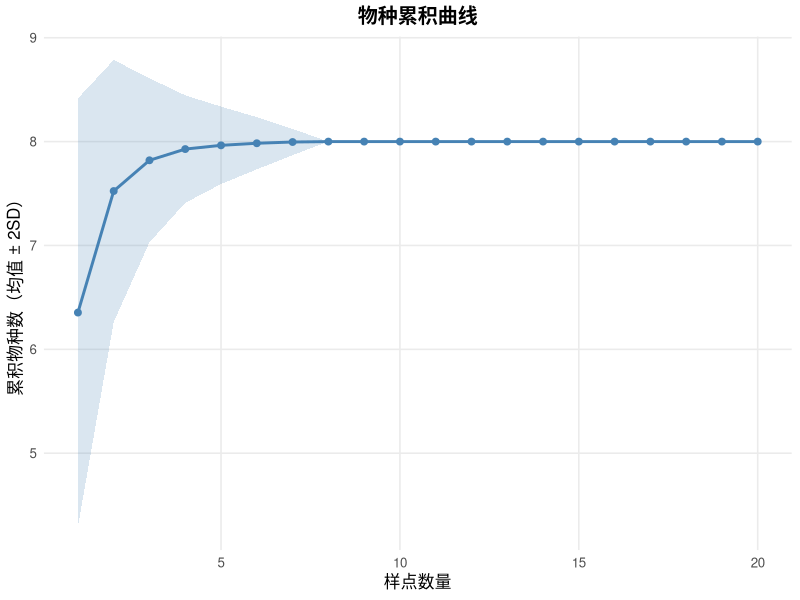

Recreate this plot in R. (Note: this script raises an error after producing the figure.)
## ---- chunk 1
#| message: false
#| warning: false
library(tidyverse)

# 模拟一个宽表：20个样点 × 8个物种的物种多度数据
set.seed(2027)

wide_data <- tibble(
  site_id = paste0("S", sprintf("%02d", 1:20)),
  
  # 模拟物种多度（使用对数正态分布，少数物种常见，多数物种稀有）
  Plantago_lanceolata = rpois(20, lambda = exp(rnorm(20, 2, 1))),  # 常见种
  Leymus_chinensis = rpois(20, lambda = exp(rnorm(20, 1.8, 1))),  # 常见种
  Artemisia_frigida = rpois(20, lambda = exp(rnorm(20, 1.2, 1))), # 中等常见
  Stipa_grandis = rpois(20, lambda = exp(rnorm(20, 0.8, 1))),    # 较稀有
  Cleistogenes_squarrosa = rpois(20, lambda = exp(rnorm(20, 1.5, 1))),  # 中等
  Carex_duricall = rpois(20, lambda = exp(rnorm(20, 0.5, 1))),   # 稀有
  Allium_tenuissimum = rpois(20, lambda = exp(rnorm(20, 0.2, 1))),  # 极稀有
  Lespedeza_daurica = rpois(20, lambda = exp(rnorm(20, -0.5, 1)))  # 偶见
) |>
  mutate(across(-site_id, ~ pmax(0, .x)))  # 确保非负

# 宽表长这样（每行一个样点，每列一个物种）
cat("=== 宽表结构示例（前5行）===\n")
print(wide_data[1:5, 1:5])

# 计算每个样点的总多度（总个体数）
wide_data <- wide_data |>
  mutate(total_abundance = rowSums(across(-site_id)))

cat("\n=== 每个样点的总多度（前10个样点）===\n")
print(wide_data$total_abundance[1:10])
## ---- chunk 2
# 宽表 → 长表：tidyr::pivot_longer()
long_data <- wide_data |>
  # 选择物种列（排除site_id和total_abundance）
  select(site_id, all_of(names(wide_data)[2:9])) |>
  pivot_longer(
    cols = -site_id,
    names_to = "species",
    values_to = "abundance"
  )

cat("=== 长表结构（物种-样点-多度三列）===\n")
print(long_data)

cat("\n=== 长表的维度 ===\n")
cat("  宽表行数:", nrow(wide_data), "× 物种数:", ncol(wide_data) - 2, "\n")
cat("  长表行数:", nrow(long_data), "\n")
## ---- chunk 3
# 长表 → 宽表：tidyr::pivot_wider()
back_to_wide <- long_data |>
  pivot_wider(
    names_from = species,
    values_from = abundance,
    values_fill = 0  # 缺失值填0
  )

cat("=== 从长表恢复的宽表（前3行3列）===\n")
print(back_to_wide[1:3, 1:4])

cat("\n  注意：缺失值变成了0，这是合理的\n")
cat("  但如果你想区分'真零'和'缺失'，长表中需要有一列标记\n")
## ---- chunk 4
# 演示零膨胀问题
cat("=== 零膨胀分析 ===\n")

# 计算每个物种的零比例
zero_proportions <- long_data |>
  group_by(species) |>
  summarise(
    total_count = n(),
    zero_count = sum(abundance == 0),
    zero_pct = zero_count / total_count * 100,
    mean_abundance = mean(abundance),
    .groups = "drop"
  ) |>
  arrange(desc(zero_pct))

cat("  各物种零值比例（由高到低）：\n")
print(zero_proportions)

cat("\n  生态学解读：\n")
cat("  - Lespedeza_daurica 零值比例", round(zero_proportions$zero_pct[1], 1), 
    "%，可能是偶见种或调查覆盖不足\n")
cat("  - Plantago_lanceolata 零值比例", round(zero_proportions$zero_pct[8], 1), 
    "%，是群落中的常见种\n")
## ---- chunk 5
# 样本量不均的影响
cat("=== 样本量不均问题 ===\n")

# 查看每个样点的总个体数分布
sample_sizes <- wide_data |>
  select(site_id, total_abundance)

cat("  每个样点的总个体数统计：\n")
print(summary(sample_sizes$total_abundance))

cat("\n  最大/最小比例：", 
    max(sample_sizes$total_abundance) / min(sample_sizes$total_abundance), "\n")
cat("  这意味着：采样努力差异高达", 
    round(max(sample_sizes$total_abundance) / min(sample_sizes$total_abundance), 1), "倍\n")

# 稀释性标准化
min_sample_size <- min(sample_sizes$total_abundance)
cat("\n  标准化到最小样本量:", min_sample_size, "个个体\n")

abundance_matrix <- wide_data |>
  select(-site_id, -total_abundance) |>
  as.matrix()
rownames(abundance_matrix) <- wide_data$site_id

rarefied_richness <- vegan::rarefy(abundance_matrix, sample = min_sample_size)

richness_compare <- tibble(
  site_id = wide_data$site_id,
  original_richness = rowSums(abundance_matrix > 0),
  rarefied_richness = round(rarefied_richness)
)
cat("\n  原始 vs 稀释后物种丰富度：\n")
print(richness_compare)
## ---- chunk 6
# 物种累积曲线
cat("=== 物种累积曲线 ===\n")

sac <- vegan::specaccum(abundance_matrix, method = "random", permutations = 100)

sac_results <- tibble(
  sites = sac$sites,
  richness = sac$richness,
  sd = sac$sd
)

cat("  样点数 vs 累积物种数（部分）：\n")
print(head(sac_results, 10))

cat("\n  预计总物种数 =", round(sac$richness[length(sac$richness)]), "±", 
    round(sac$sd[length(sac$sd)]), "\n")
## ---- chunk 7
cat("=== 准备vegan输入格式 ===\n")

spp_matrix <- wide_data |>
  select(-site_id, -total_abundance) |>
  as.matrix()
rownames(spp_matrix) <- wide_data$site_id
colnames(spp_matrix) <- names(wide_data)[2:9]

cat("  物种多度矩阵维度：", nrow(spp_matrix), "样点 ×", ncol(spp_matrix), "物种\n")
cat("  矩阵前5行前4列：\n")
print(spp_matrix[1:5, 1:4])
## ---- chunk 8
cat("=== Alpha多样性计算 ===\n")

H <- vegan::diversity(spp_matrix, index = "shannon")
D1 <- vegan::diversity(spp_matrix, index = "simpson")
D <- vegan::diversity(spp_matrix, index = "invsimpson")
S <- vegan::specnumber(spp_matrix)
J <- H / log(S)

alpha_div <- tibble(
  site_id = rownames(spp_matrix),
  Species_richness = S,
  Shannon_H = round(H, 3),
  Simpson_1_D = round(D1, 3),
  Simpson_D = round(D, 3),
  Pielou_J = round(J, 3)
)

cat("  Alpha多样性指标（部分）：\n")
print(alpha_div[1:10, ])

cat("\n  生态学解读：\n")
cat("  - Shannon指数：综合物种数和均匀度，值越高多样性越高\n")
cat("  - Simpson指数（1-D）：值越高表示群落越均匀\n")
cat("  - Pielou均匀度：0-1之间，越接近1越均匀\n")
## ---- chunk 9
cat("=== ACE和CHAO1物种丰富度估计 ===\n")

er <- vegan::estimateR(spp_matrix)
er_df <- as_tibble(t(er), rownames = "site_id")
names(er_df) <- c("site_id", "Observed_S", "ACE", "Chao1", "SE_Chao1")

cat("  观测物种数 vs 估计物种数：\n")
print(er_df[1:10, ])

cat("\n  生态学解读：\n")
cat("  - Observed：实际观测到的物种数（最小估计）\n")
cat("  - ACE/Chao1 远大于 Observed，说明调查中可能漏掉了很多稀有物种\n")
## ---- chunk 10
cat("=== Beta多样性计算 ===\n")

bc_dist <- vegan::vegdist(spp_matrix, method = "bray")
jaccard_dist <- vegan::vegdist(spp_matrix, method = "jaccard")
sorensen_dist <- vegan::vegdist(spp_matrix, method = "bray", binary = TRUE)

cat("  Bray-Curtis距离矩阵（前5×5）：\n")
print(as.matrix(bc_dist)[1:5, 1:5])

cat("\n  S01 vs S02样点对比：\n")
cat("  - Bray-Curtis:", round(bc_dist[1], 3), "\n")
cat("  - Jaccard:", round(jaccard_dist[1], 3), "\n")
cat("  - Sorensen:", round(sorensen_dist[1], 3), "\n")
## ---- chunk 11
cat("=== 稀释性曲线 ===\n")

sac_model <- vegan::specaccum(spp_matrix, method = "random", permutations = 500)

sac_df <- tibble(
  n_sites = sac_model$sites,
  richness_mean = sac_model$richness,
  richness_sd = sac_model$sd,
  richness_lower = richness_mean - 2 * richness_sd,
  richness_upper = richness_mean + 2 * richness_sd
)

p_sac <- ggplot(sac_df, aes(x = n_sites, y = richness_mean)) +
  geom_ribbon(aes(ymin = richness_lower, ymax = richness_upper), 
              alpha = 0.2, fill = "steelblue") +
  geom_line(linewidth = 1, color = "steelblue") +
  geom_point(size = 2, color = "steelblue") +
  labs(
    title = "物种累积曲线",
    x = "样点数量",
    y = "累积物种数（均值 ± 2SD）"
  ) +
  theme_minimal(base_size = 12) +
  theme(
    panel.grid.minor = element_blank(),
    plot.title = element_text(face = "bold", hjust = 0.5)
  )

print(p_sac)

cat("\n  生态学解读：\n")
cat("  - 阴影区域表示95%置信区间\n")
cat("  - 如果曲线末端还在上升，说明需要更多样点\n")
## ---- chunk 12
cat("=== 群落矩阵基本操作 ===\n")

set.seed(2027)
n_sites_comm <- 25
n_species <- 15

comm_matrix <- matrix(0, nrow = n_sites_comm, ncol = n_species)
for (i in 1:n_sites_comm) {
  local_mean <- exp(rnorm(1, mean = 1.5, sd = 0.8))
  for (j in 1:n_species) {
    comm_matrix[i, j] <- rpois(1, lambda = local_mean * exp(rnorm(1, -0.5, 1)))
  }
}
comm_matrix <- pmax(0, comm_matrix)
comm_matrix[sample(length(comm_matrix), length(comm_matrix) * 0.4)] <- 0

rownames(comm_matrix) <- paste0("Plot_", sprintf("%02d", 1:n_sites_comm))
colnames(comm_matrix) <- paste0("Sp_", sprintf("%02d", 1:n_species))

cat("  群落矩阵维度：", nrow(comm_matrix), "样点 ×", ncol(comm_matrix), "物种\n")
cat("  总非零元素：", sum(comm_matrix > 0), "\n")
cat("  稀疏度：", round(sum(comm_matrix == 0) / length(comm_matrix) * 100, 1), "%\n")
cat("  平均每个样点有", round(mean(rowSums(comm_matrix > 0)), 1), "个物种\n")
## ---- chunk 13
cat("=== 排序分析实操 ===\n")

dca_result <- vegan::decorana(comm_matrix)

cat("  DCA结果摘要：\n")
print(summary(dca_result))

dca_species_scores <- vegan::scores(dca_result, display = "species", choices = 1:2)
cat("\n  DCA物种得分（前5个物种）：\n")
print(head(dca_species_scores, 5))

dca_site_scores <- vegan::scores(dca_result, display = "sites", choices = 1:2)
cat("\n  DCA样点得分（前5个样点）：\n")
print(head(dca_site_scores, 5))
## ---- chunk 14
cat("=== DCA排序 + 环境因子叠加 ===\n")

set.seed(2027)
env_data <- tibble(
  site_id = rownames(comm_matrix),
  elevation = runif(n_sites_comm, 200, 1500),
  soil_pH = runif(n_sites_comm, 5.0, 7.5),
  soil_moisture = runif(n_sites_comm, 0.1, 0.6),
  SOC = runif(n_sites_comm, 5, 40),
  clay_content = runif(n_sites_comm, 0.1, 0.5)
)

cat("  环境因子数据（前5行）：\n")
print(env_data[1:5, ])

dca_result <- vegan::decorana(comm_matrix)

env_fit <- vegan::envfit(dca_result, env_data[, -1], choices = 1:2, permutations = 999)

cat("\n  envfit结果（环境因子的投射方向和显著性）：\n")
print(env_fit)

cat("\n  生态学解读：\n")
cat("  - 箭头方向表示环境因子的梯度方向\n")
cat("  - 箭头长度表示该因子对排序图的贡献（r值）\n")
cat("  - p < 0.05表示该因子显著关联到群落格局\n")
## ---- chunk 15
cat("=== DCA排序图绘制 ===\n")

dca_coords <- vegan::scores(dca_result, display = "sites", choices = 1:2) |>
  as_tibble(rownames = "site_id")

p_dca <- ggplot(dca_coords, aes(x = DCA1, y = DCA2)) +
  geom_point(size = 3, alpha = 0.7) +
  geom_text_repel(aes(label = site_id), size = 2.5, max.overlaps = 15) +
  labs(title = "DCA排序图：样点分布", x = "DCA1", y = "DCA2") +
  theme_minimal(base_size = 12) +
  theme(plot.title = element_text(face = "bold", hjust = 0.5))

print(p_dca)

cat("\n  生态学解读：\n")
cat("  - DCA1轴通常代表最主要的环境梯度\n")
cat("  - 距离越近的样点，物种组成越相似\n")
## ---- chunk 16
cat("=== RDA直接梯度分析 ===\n")

set.seed(2027)
env_gradient <- tibble(
  site_id = rownames(comm_matrix),
  elevation = seq(200, 1500, length.out = n_sites_comm),
  moisture = seq(0.6, 0.1, length.out = n_sites_comm)
)

rda_result <- vegan::rda(comm_matrix ~ elevation + moisture, data = env_gradient)

cat("  RDA结果摘要：\n")
print(summary(rda_result))

cat("\n  关键指标：\n")
cat("  - Constrained proportion：环境因子解释的变异比例\n")
cat("  - Unconstrained proportion：未被解释的残余变异\n")

cat("\n  环境因子的显著性检验：\n")
print(anova(rda_result, by = "terms"))
## ---- chunk 17
cat("=== 变异分解思路 ===\n")

cat("  变异分解思路：\n")
cat("  - 总变异 = 被解释变异 + 残余变异\n")
cat("  - 被解释变异 = 环境独有 + 空间独有 + 共同\n")
cat("  - 使用varpart()函数实现\n")

cat("\n  注意：完整的变异分解需要PCNM或MEM空间分析方法\n")
cat("  完整实现参考Borcard et al. (2018)《Numerical Ecology with R》\n")
## ---- chunk 18
cat("=== Mantel检验 ===\n")

comm_dist <- vegan::vegdist(comm_matrix, method = "bray")

spatial_data <- tibble(
  x = runif(n_sites_comm, 0, 100),
  y = runif(n_sites_comm, 0, 100)
)
geo_dist <- dist(spatial_data)

mantel_result <- vegan::mantel(comm_dist, geo_dist, permutations = 999)

cat("  Mantel检验结果：\n")
cat("  - r = ", round(mantel_result$statistic, 4), "\n")
cat("  - p = ", mantel_result$signif, "\n")

cat("\n  生态学解读：\n")
if (mantel_result$statistic > 0 & mantel_result$signif < 0.05) {
  cat("  - 显著正相关：地理距离越远，物种组成差异越大\n")
  cat("  - 符合距离衰减规律\n")
} else {
  cat("  - 相关不显著：空间距离不能解释物种格局\n")
}
## ---- chunk 19
cat("=== 生态学案例：土壤因子与物种格局 ===\n")

cat("  研究问题：土壤因子如何解释植物群落的物种组成格局？\n")

cat("\n  数据准备：\n")
cat("  - 物种多度矩阵：样点 × 物种\n")
cat("  - 环境因子：土壤容重、孔隙度、有机质、pH、含水量\n")
cat("  - 空间坐标：样点经纬度\n")

cat("\n  分析流程：\n")
cat("  1. 数据清洗：处理缺失值、异常值\n")
cat("  2. 物种多度矩阵：Hellinger转化（适合物种数据分析）\n")
cat("  3. DCA排序：探索群落格局\n")
cat("  4. envfit：环境因子叠加\n")
cat("  5. RDA：量化解释力\n")
cat("  6. Variation Partitioning：分解变异来源\n")

comm_hellinger <- vegan::decostand(comm_matrix, method = "hellinger")
cat("\n  Hellinger转化后的矩阵（前3行前3列）：\n")
print(comm_hellinger[1:3, 1:3])

cat("\n  Hellinger转化的意义：\n")
cat("  - 对双零不敏感\n")
cat("  - 降低高丰度物种的权重\n")
cat("  - 让稀有物种的信息不被淹没\n")
cat("  - 适合配合RDA/PCA使用\n")
## ---- chunk 20
cat("=== 物种多度分布模型 ===
")

# radfit() 拟合各种物种多度分布模型
rad_result <- vegan::radfit(spp_matrix)

cat("  物种多度分布模型比较：
")
print(rad_result)

cat("
  生态学解读：
")
cat("  - AIC越小的模型拟合越好
")
cat("  - 如果Log-normal AIC最小，说明群落符合对数正态分布
")
cat("  - 这意味着：大多数物种是罕见的，少数常见种占据主导
")
## ---- chunk 21
cat("=== 嵌套性分析 ===
")

# 计算嵌套性（基于presence-absence）
nested_result <- vegan::nestedness(spp_matrix, method = "NODF", nsim = 99)

cat("  嵌套性分析结果：
")
cat("  - NODF指数：", round(nested_result$index, 3), "
")
cat("  - p值：", nested_result$pvalue, "
")

cat("
  生态学解读：
")
cat("  - 如果p < 0.05，群落呈显著嵌套结构
")
cat("  - 嵌套格局通常出现在岛屿系统中
")
cat("  - 物种按一定顺序消失（小种先消失，大种后消失）
")
## ---- chunk 22
cat("=== 群落格局的多元方差分析 ===
")

comm_dist <- vegan::vegdist(spp_matrix, method = "bray")

# 模拟分组变量
set.seed(2027)
group <- factor(rep(c("A", "B", "C"), length.out = nrow(spp_matrix)))

bd <- vegan::betadisper(comm_dist, group)
cat("  群落离散度检验（PERMDISP）：
")
print(summary(bd))

cat("
  生态学解读：
")
cat("  - 如果不同组的centroid距离显著不同，说明组间群落组成差异大
")
cat("  - 结合聚类分析或排序图，可以可视化群落的空间格局
")
## ---- chunk 23
cat("=== 空间自相关检验 ===
")

set.seed(2027)
n <- nrow(comm_matrix)
coords <- data.frame(
  x = runif(n, 0, 100),
  y = runif(n, 0, 100)
)

geo_d <- dist(coords)
comm_dist <- vegan::vegdist(spp_matrix, method = "bray")
mantel_result <- vegan::mantel(comm_dist, geo_d, permutations = 999)

cat("  Mantel检验：群落相似性 ~ 地理距离
")
cat("  - Mantel r =", round(mantel_result$statistic, 3), "
")
cat("  - p =", mantel_result$signif, "
")

cat("
  生态学解读：
")
cat("  - 正的Mantel r表示距离衰减规律（距离越远，差异越大）
")
cat("  - 如果p < 0.05，说明群落格局存在显著空间结构
")
cat("  - 可能原因：环境梯度、扩散限制、历史因素
")
